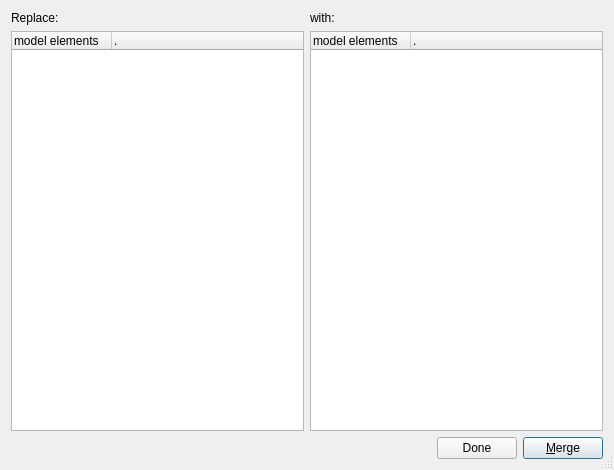
<?xml version="1.0" encoding="UTF-8"?>
<ui version="4.0">
 <comment> All rights reserved. </comment>
 <class>CQMergingData</class>
 <widget class="QDialog" name="CQMergingData">
  <property name="geometry">
   <rect>
    <x>0</x>
    <y>0</y>
    <width>614</width>
    <height>470</height>
   </rect>
  </property>
  <property name="windowTitle">
   <string>Merging Data</string>
  </property>
  <property name="sizeGripEnabled">
   <bool>true</bool>
  </property>
  <layout class="QVBoxLayout" name="verticalLayout">
   <item>
    <layout class="QGridLayout" name="gridLayout">
     <item row="0" column="0">
      <widget class="QLabel" name="label">
       <property name="text">
        <string>Replace:</string>
       </property>
      </widget>
     </item>
     <item row="0" column="1">
      <widget class="QLabel" name="label_2">
       <property name="text">
        <string>with:</string>
       </property>
      </widget>
     </item>
     <item row="1" column="1">
      <widget class="QTreeWidget" name="mpTree2">
       <attribute name="headerVisible">
        <bool>true</bool>
       </attribute>
       <column>
        <property name="text">
         <string notr="true">model elements</string>
        </property>
       </column>
       <column>
        <property name="text">
         <string>.</string>
        </property>
       </column>
      </widget>
     </item>
     <item row="1" column="0">
      <widget class="QTreeWidget" name="mpTree1">
       <property name="selectionBehavior">
        <enum>QAbstractItemView::SelectRows</enum>
       </property>
       <attribute name="headerVisible">
        <bool>true</bool>
       </attribute>
       <column>
        <property name="text">
         <string notr="true">model elements</string>
        </property>
       </column>
       <column>
        <property name="text">
         <string>.</string>
        </property>
       </column>
      </widget>
     </item>
    </layout>
   </item>
   <item>
    <layout class="QHBoxLayout" name="_2">
     <item>
      <spacer name="horizontalSpacer">
       <property name="orientation">
        <enum>Qt::Horizontal</enum>
       </property>
       <property name="sizeHint" stdset="0">
        <size>
         <width>40</width>
         <height>20</height>
        </size>
       </property>
      </spacer>
     </item>
     <item>
      <widget class="QPushButton" name="mpBtnCancel">
       <property name="text">
        <string>Done</string>
       </property>
       <property name="shortcut">
        <string>Alt+C</string>
       </property>
      </widget>
     </item>
     <item>
      <widget class="QPushButton" name="mpBtnMerge">
       <property name="text">
        <string>&amp;Merge</string>
       </property>
       <property name="shortcut">
        <string>Alt+O</string>
       </property>
       <property name="default">
        <bool>true</bool>
       </property>
      </widget>
     </item>
    </layout>
   </item>
  </layout>
 </widget>
 <layoutdefault spacing="6" margin="11"/>
 <tabstops>
  <tabstop>mpBtnMerge</tabstop>
 </tabstops>
 <includes>
  <include location="global">string</include>
  <include location="global">map</include>
 </includes>
 <resources/>
 <connections>
  <connection>
   <sender>mpBtnMerge</sender>
   <signal>clicked()</signal>
   <receiver>CQMergingData</receiver>
   <slot>slotBtnMerge()</slot>
   <hints>
    <hint type="sourcelabel">
     <x>30</x>
     <y>445</y>
    </hint>
    <hint type="destinationlabel">
     <x>20</x>
     <y>20</y>
    </hint>
   </hints>
  </connection>
  <connection>
   <sender>mpBtnCancel</sender>
   <signal>clicked()</signal>
   <receiver>CQMergingData</receiver>
   <slot>slotBtnCancel()</slot>
   <hints>
    <hint type="sourcelabel">
     <x>111</x>
     <y>445</y>
    </hint>
    <hint type="destinationlabel">
     <x>20</x>
     <y>20</y>
    </hint>
   </hints>
  </connection>
 </connections>
</ui>
